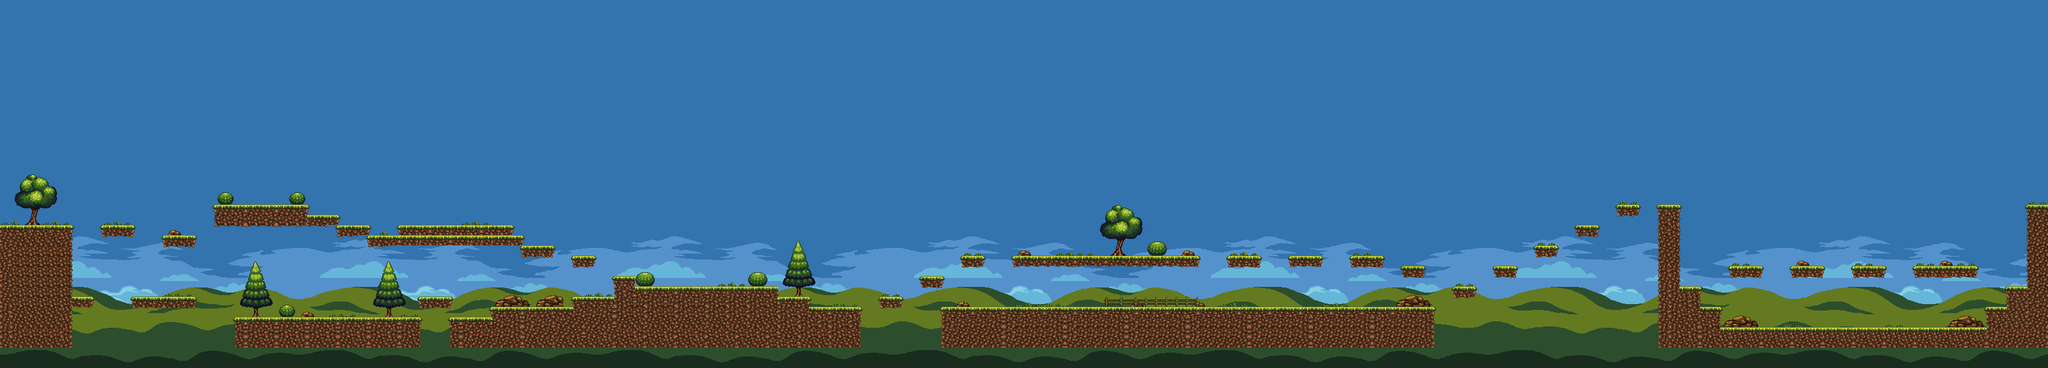

The image is a tile-based game level rendered from a .tmx file. Its description and source (layers, tilesets, objects; grid data summarised) follow:
An orthogonal 200x36 tile map with 16x16 px tiles, 5 tile layers (Background, MountainBG, Trees, Foreground, ...), 3 tilesets and 18 objects (9x Enemy, 6x ItemSpawn, Boss, Trigger1, TriggerHidden).

<map version="1.5" tiledversion="1.7.0" orientation="orthogonal" renderorder="right-down" width="200" height="36" tilewidth="16" tileheight="16" infinite="0" nextlayerid="13" nextobjectid="42">
 <tileset firstgid="1" source="PlayTileSet1.tsx" />
 <tileset firstgid="325" source="BackgroundTileSet.tsx" />
 <tileset firstgid="1166" source="BackgroundTileSetMountain.tsx" />
 <layer id="9" name="Background" width="200" height="36">
  <data>[7200 cells, 6800 non-empty, 493 distinct tile ids]</data>
 </layer>
 <layer id="10" name="MountainBG" width="200" height="36">
  <data>[7200 cells, 1798 non-empty, 261 distinct tile ids]</data>
 </layer>
 <layer id="3" name="Trees" width="200" height="36">
  <data>[7200 cells, 534 non-empty, 111 distinct tile ids]</data>
 </layer>
 <layer id="2" name="Foreground" width="200" height="36">
  <data>[7200 cells, 786 non-empty, 61 distinct tile ids]</data>
 </layer>
 <layer id="11" name="Hidden0" width="200" height="36">
  <data>[7200 cells, 35 non-empty, 2 distinct tile ids]</data>
 </layer>
 <objectgroup id="4" name="Objects" offsetx="-0.666667" offsety="-2">
  <object id="11" name="Boss" x="2896.33" y="457.849" width="30.7332" height="29.6356">
   <properties>
    <property name="Boss" type="int" value="1" />
   </properties>
  </object>
  <object id="23" name="Enemy" x="1657.97" y="433.182" width="30.7332" height="29.6356">
   <properties>
    <property name="Enemy" type="int" value="3" />
   </properties>
  </object>
  <object id="5" name="Enemy" x="628.23" y="307.855" width="30.7332" height="29.6356">
   <properties>
    <property name="Enemy" type="int" value="1" />
   </properties>
  </object>
  <object id="25" name="Enemy" x="1654.97" y="352.349" width="30.7332" height="29.6356">
   <properties>
    <property name="Enemy" type="int" value="3" />
   </properties>
  </object>
  <object id="26" name="Enemy" x="1793.13" y="351.849" width="30.7332" height="29.6356">
   <properties>
    <property name="Enemy" type="int" value="3" />
   </properties>
  </object>
  <object id="27" name="Enemy" x="1909.47" y="430.182" width="30.7332" height="29.6356">
   <properties>
    <property name="Enemy" type="int" value="3" />
   </properties>
  </object>
  <object id="28" name="Enemy" x="550" y="448.849" width="30.7332" height="29.6356">
   <properties>
    <property name="Enemy" type="int" value="2" />
   </properties>
  </object>
  <object id="29" name="Enemy" x="2085.8" y="430.849" width="30.7332" height="29.6356">
   <properties>
    <property name="Enemy" type="int" value="1" />
   </properties>
  </object>
  <object id="30" name="Enemy" x="804.8" y="436.682" width="30.7332" height="29.6356">
   <properties>
    <property name="Enemy" type="int" value="1" />
   </properties>
  </object>
  <object id="13" name="Trigger1" x="2634.3" y="408.515" width="30.7332" height="29.6356">
   <properties>
    <property name="Trigger" type="int" value="1" />
   </properties>
  </object>
  <object id="15" name="TriggerHidden" x="62" y="339.182" width="96" height="80">
   <properties>
    <property name="TriggerHidden" type="int" value="0" />
   </properties>
  </object>
  <object id="16" name="ItemSpawn" x="265.633" y="323.183" width="30.7332" height="29.6356">
   <properties>
    <property name="ItemType" type="int" value="1" />
   </properties>
  </object>
  <object id="8" name="ItemSpawn" x="401.967" y="277.182" width="30.7332" height="29.6356">
   <properties>
    <property name="ItemType" type="int" value="1" />
   </properties>
  </object>
  <object id="10" name="ItemSpawn" x="25.9667" y="317.849" width="30.7332" height="29.6356">
   <properties>
    <property name="ItemType" type="int" value="1" />
   </properties>
  </object>
  <object id="31" name="Enemy" x="1150" y="400.682" width="30.7332" height="29.6356">
   <properties>
    <property name="Enemy" type="int" value="2" />
   </properties>
  </object>
  <object id="39" name="ItemSpawn" x="63.9667" y="419.182" width="30.7332" height="29.6356">
   <properties>
    <property name="ItemType" type="int" value="5" />
   </properties>
  </object>
  <object id="40" name="ItemSpawn" x="661.967" y="417.849" width="30.7332" height="29.6356">
   <properties>
    <property name="ItemType" type="int" value="3" />
   </properties>
  </object>
  <object id="41" name="ItemSpawn" x="959.967" y="385.849" width="30.7332" height="29.6356">
   <properties>
    <property name="ItemType" type="int" value="3" />
   </properties>
  </object>
 </objectgroup>
</map>
